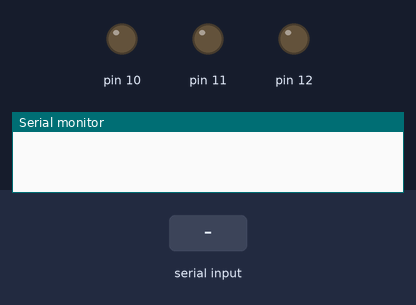
Simulated run of this sketch. Board: Arduino Uno, built with avr-gcc and run on an emulated ATmega328P. Shown: output pins drawn as LEDs (lit = HIGH), the last lines printed to the serial monitor. The test bench sets the inputs (shaded band).

Above: at 1.2 s.
1.3 s: "1" received over Serial
At 2.3 s:
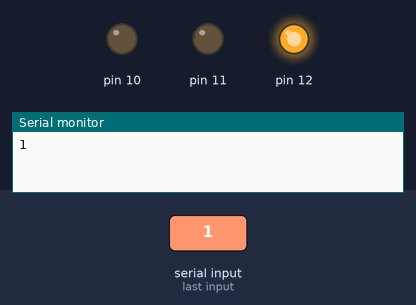
2.8 s: "2" received over Serial
At 3.5 s:
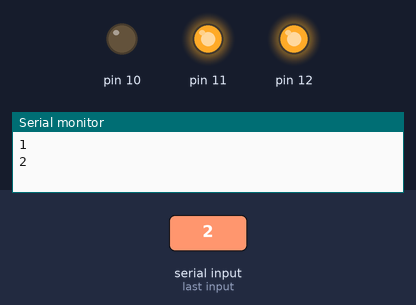
4.3 s: "3" received over Serial
At 4.6 s:
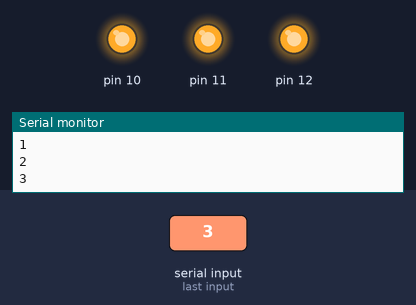
5.8 s: "4" received over Serial
At 7.0 s:
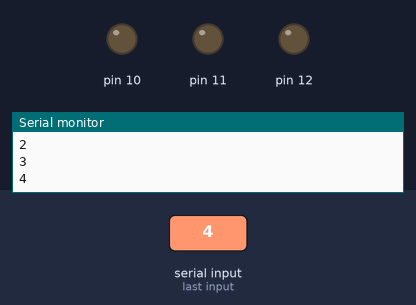
7.3 s: "2" received over Serial
At 8.1 s:
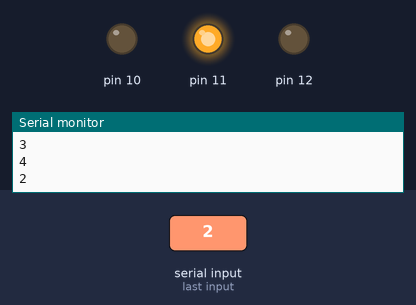
8.8 s: "3" received over Serial
At 9.2 s:
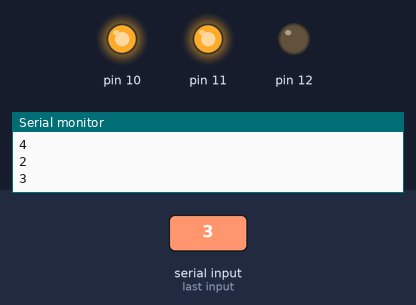
Timing chart, 0 to 11.3 s (numbered marks = the images above; inputs shaded):
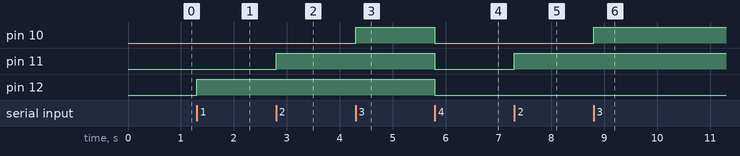

Measured:
- after the input at 1.3 s, pin 12: LOW → HIGH at once
- after the input at 2.8 s, pin 11: LOW → HIGH at once
- after the input at 4.3 s, pin 10: LOW → HIGH at once
- after the input at 5.8 s, pin 10–12: HIGH → LOW at once
- after the input at 7.3 s, pin 11: LOW → HIGH at once
- after the input at 8.8 s, pin 10: LOW → HIGH at once

The sketch:

serial_bus.ino
```cpp
char a;
void setup() {
  // put your setup code here, to run once:
pinMode(12,OUTPUT);
pinMode(11,OUTPUT);
pinMode(10,OUTPUT);
Serial.begin(9600);
}

void loop() {
  // put your main code here, to run repeatedly:
if(Serial.available()){
  a=Serial.read();
  if(a=='1'){
    digitalWrite(12,HIGH);
    Serial.println(a);
  }
  else if(a=='2'){
    digitalWrite(11,HIGH);
    Serial.println(a);
  }
 else if(a=='3'){
  digitalWrite(10,HIGH);
  Serial.println(a);
 }
 else if(a=='4'){
  digitalWrite(12,LOW);
  digitalWrite(11,LOW);
  digitalWrite(10,LOW);
  Serial.println(a);
 }
 else{
  Serial.println("non-valid integer");
 }
}
}
```
